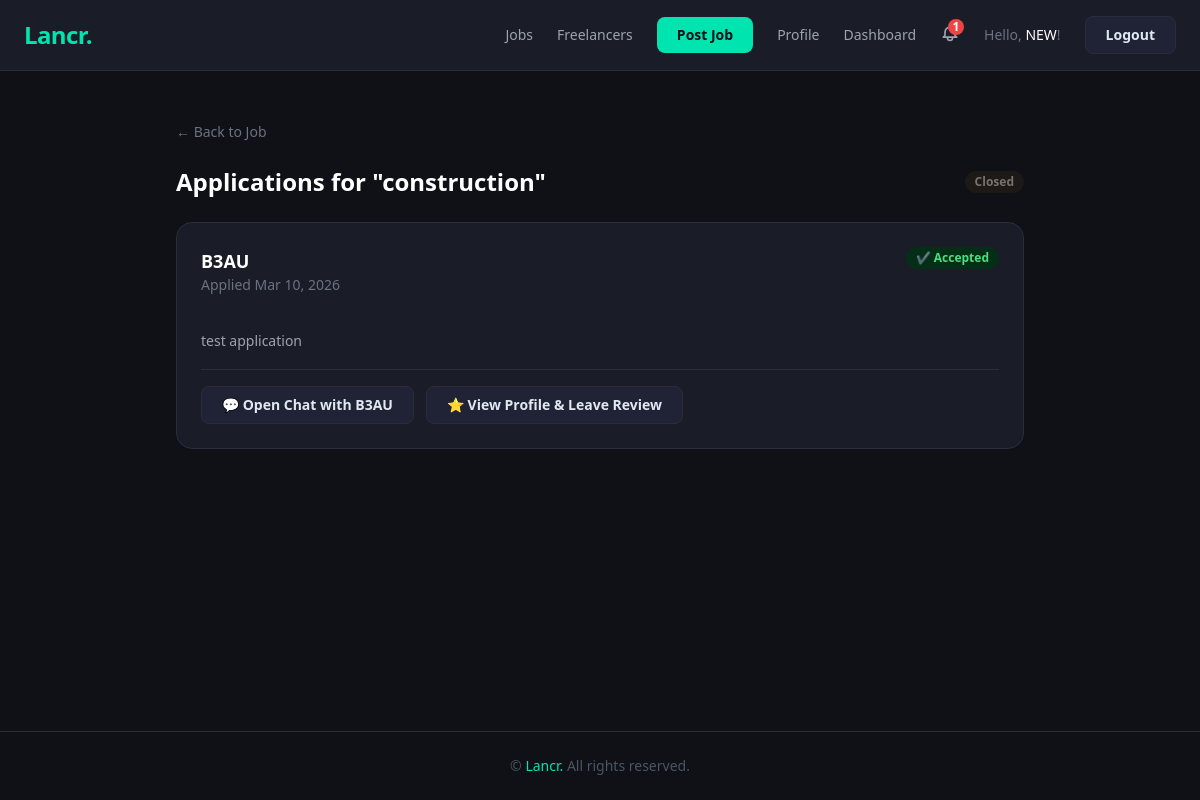
Page /jobs/3/applications/ (signed in) on the committed database.
### accounts/models.py (models this page shows, shortened)
class User(AbstractUser):
    ROLE_CHOICES = (
        ('client', 'Client'),
        ('freelancer', 'Freelancer'),
    )
    role = models.CharField(max_length=20, choices=ROLE_CHOICES)

### jobs/models.py (models this page shows, shortened)
class Job(models.Model):
    CATEGORY_CHOICES = [
        ('construction', 'Construction'),
        ('plumbing', 'Plumbing'),
        ('electrical', 'Electrical'),
        ('carpentry', 'Carpentry'),
        ('painting', 'Painting & Decorating'),
        ('landscaping', 'Landscaping'),
        ('cleaning', 'Cleaning'),
        ('other', 'Other'),
    ]
    STATUS_CHOICES = [
        ('open', 'Open'),
        ('in_progress', 'In Progress'),
        ('closed', 'Closed'),
    ]
    CURRENCY_CHOICES = [
        ('EUR', '€ Euro'),
        ('USD', '$ US Dollar'),
        ('GBP', '£ British Pound'),
        ('CAD', 'CA$ Canadian Dollar'),
        ('AUD', 'AU$ Australian Dollar'),
    ]
    title = models.CharField(max_length=200)
    description = models.TextField()
    budget = models.DecimalField(max_digits=10, decimal_places=2)
    currency = models.CharField(max_length=3, choices=CURRENCY_CHOICES, default='EUR')
    category = models.CharField(max_length=50, choices=CATEGORY_CHOICES)
    location = models.CharField(max_length=100, blank=True, help_text="Leave blank if remote")
    remote = models.BooleanField(default=False)
    created_at = models.DateTimeField(auto_now_add=True)
    status = models.CharField(max_length=20, choices=STATUS_CHOICES, default='open')
    slug = models.SlugField(null=True, blank=True, unique=True)
    client = models.ForeignKey(
        settings.AUTH_USER_MODEL,
        on_delete=models.CASCADE,
        related_name='jobs_posted'
    )
    hired_freelancer = models.ForeignKey(
        settings.AUTH_USER_MODEL,
        on_delete=models.SET_NULL,
        null=True,
        blank=True,
        related_name='jobs_hired'
    )
    completed_by_client = models.BooleanField(default=False)
    completed_by_freelancer = models.BooleanField(default=False)
    class Meta:
        ordering = ['-created_at']

class Application(models.Model):
    STATUS_CHOICES = [
        ("pending", "Pending"),
        ("accepted", "Accepted"),
        ("rejected", "Rejected"),
    ]
    job = models.ForeignKey(Job, on_delete=models.CASCADE, related_name="applications")
    freelancer = models.ForeignKey(settings.AUTH_USER_MODEL, on_delete=models.CASCADE)
    cover_letter = models.TextField(blank=True)
    status = models.CharField(max_length=20, choices=STATUS_CHOICES, default="pending")
    applied_at = models.DateTimeField(auto_now_add=True)

### jobs/views.py (the view)
# urls.py: path('jobs/<int:id>/applications/', views.job_applications, name='job_applications'),
@login_required
def job_applications(request, id):
    job = get_object_or_404(Job, id=id)
    if request.user.profile.role != 'client' or job.client != request.user:
        return HttpResponseForbidden("Not allowed.")
    applications = Application.objects.filter(job=job).select_related('freelancer')
    return render(request, "jobs/job_applications.html", {
        "job": job,
        "applications": applications
    })

### jobs/context_processors.py (called while the page is built)
def notifications(request):
    if request.user.is_authenticated:
        unread_count = request.user.notifications.filter(is_read=False).count()
        return {'unread_count': unread_count}
    return {'unread_count': 0}

### jobs/templates/jobs/job_applications.html (shortened to what this page needs)
{% extends "base.html" %}
{% block content %}
<div class="max-w-4xl mx-auto py-12 px-6">
  <a href="{% url 'job_detail' job.id %}" class="text-gray-500 hover:text-teal-400 text-sm mb-6 inline-block">
    ← Back to Job
  </a>
  <div class="flex items-center justify-between mb-6">
    <h1 class="text-2xl font-bold text-white">
      Applications for "{{ job.title }}"
    </h1>
    <span class="badge-{{ job.status }}">{{ job.get_status_display }}</span>
  </div>
  {% if applications %}
    <div class="space-y-6">
      {% for app in applications %}
        <div class="bg-card border border-subtle rounded-2xl p-6">
          <div class="flex justify-between items-start mb-3">
            <div>
              <a href="{% url 'profile_view' app.freelancer.username %}"
                 class="text-lg font-semibold text-white hover:text-teal-400 transition">
                {{ app.freelancer.username }}
              </a>
              <p class="text-gray-500 text-sm">Applied {{ app.applied_at|date:"M d, Y" }}</p>
            </div>
            {% if app.status == "accepted" %}
              <span class="badge-open">✔ Accepted</span>
            {% elif app.status == "rejected" %}
              <span class="badge-closed">✘ Rejected</span>
            {% else %}
              <span class="badge-in_progress">Not Selected</span>
            {% endif %}
          </div>
          {% if app.cover_letter %}
            <p class="text-gray-400 whitespace-pre-line text-sm leading-relaxed">
              {{ app.cover_letter }}
            </p>
          {% else %}
            <p class="text-gray-600 text-sm italic">No cover letter provided.</p>
          {% endif %}
          {% if app.status == "accepted" %}
            <div class="mt-4 pt-4 border-t border-subtle flex flex-wrap gap-3">
              <a href="{% url 'job_chat' job.id %}" class="btn-secondary text-sm">
                💬 Open Chat with {{ app.freelancer.username }}
              </a>
              <a href="{% url 'profile_view' app.freelancer.username %}"
                 class="btn-secondary text-sm">
                ⭐ View Profile & Leave Review
              </a>
            </div>
          {% endif %}
        </div>
      {% endfor %}
    </div>
  {% else %}
    <div class="bg-card border border-subtle rounded-2xl p-6 text-center">
      <p class="text-gray-500">No applications yet.</p>
    </div>
  {% endif %}
</div>
{% endblock %}

### jobs/templates/base.html (shortened to what this page needs)
<!DOCTYPE html>
<html lang="en">
<head>
  <script src="https://cdn.tailwindcss.com"></script>
</head>
<body class="min-h-screen flex flex-col">
  <nav class="bg-card border-b border-subtle px-6 py-4">
    <div class="flex items-center justify-between">
      <a href="{% url 'home' %}" class="text-2xl font-black lancr-teal tracking-tight">Lancr.</a>
      <div class="desktop-nav hidden md:flex items-center gap-6 text-sm">
        <a href="{% url 'job_list' %}" class="text-gray-400 hover:text-white transition">Jobs</a>
        <a href="{% url 'freelancer_list' %}" class="text-gray-400 hover:text-white transition">Freelancers</a>
        {% if user.is_authenticated %}
          {% if user.profile.role == 'client' %}
            <a href="{% url 'job_list' %}" class="btn-primary text-sm">Post Job</a>
          {% endif %}
          <a href="{% url 'profile_view' user.username %}" class="text-gray-400 hover:text-white transition">Profile</a>
          <a href="{% url 'client_dashboard' %}" class="text-gray-400 hover:text-white transition">Dashboard</a>
          <div class="notif-wrapper relative">
            <button class="relative text-gray-400 hover:text-white transition focus:outline-none">
              {% if unread_count > 0 %}
              <span class="absolute -top-1 -right-1 bg-red-500 text-white text-xs font-bold rounded-full w-4 h-4 flex items-center justify-center leading-none">
                {{ unread_count }}
              </span>
              {% endif %}
            </button>
          </div>
          <span class="text-gray-500">Hello, <span class="text-white font-medium">{{ user.username }}</span>!</span>
          <form method="post" action="{% url 'logout' %}" class="inline">
            <button type="submit" class="btn-secondary text-sm">Logout</button>
          </form>
        {% else %}
          <a href="{% url 'login' %}" class="text-gray-400 hover:text-white transition">Login</a>
          <a href="{% url 'register' %}" class="btn-primary text-sm">Sign Up</a>
        {% endif %}
      </div>
    </div>
  </nav>
  <main class="flex-1">
    {% block content %}{% endblock %}
  </main>
  <footer class="border-t border-subtle text-center text-gray-600 text-sm py-6">
    © <a href="{% url 'home' %}" class="lancr-teal hover:underline">Lancr.</a> All rights reserved.
  </footer>
</body>
</html>

### jobs/templates/base.html (style rules this page uses)
body { background-color: #0f1117; color: #e2e8f0; }
.lancr-teal { color: #00e5b0; }
.bg-card { background-color: #1a1d27; }
.border-subtle { border-color: #2a2d3e; }
.btn-primary { background-color: #00e5b0; color: #0f1117; font-weight: 700; padding: 0.5rem 1.25rem; border-radius: 0.5rem; display: inline-block; transition: background-color 0.2s; }
.btn-secondary { background-color: #1f2335; color: #e2e8f0; font-weight: 600; padding: 0.5rem 1.25rem; border-radius: 0.5rem; border: 1px solid #2a2d3e; display: inline-block; transition: border-color 0.2s; }
.badge-open { background: #052e16; color: #4ade80; padding: 2px 10px; border-radius: 9999px; font-size: 0.75rem; font-weight: 600; }
.badge-closed { background: #1c1917; color: #78716c; padding: 2px 10px; border-radius: 9999px; font-size: 0.75rem; font-weight: 600; }

### rows in the picture
User: username "NEW"
Job: title "construction", status "Closed"
Application: freelancer.username "B3AU", applied_at "Mar 10, 2026", status "✔ Accepted", cover_letter "test application"

### other values in the picture
{{ unread_count }} "1"
